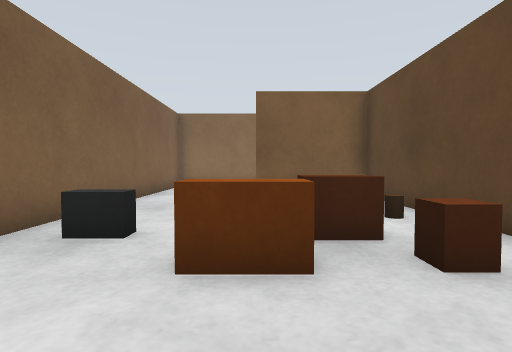
[1] (above)

14 first-person views from a walk through a Gazebo world. The camera is 0.47 m above the floor, tilts 2° down and sees 80° across. The floor is counted in squares, 0.5 m on a side. Each view is taken from the middle of a square. On the plan, view 1 faces up. The plan holds only what a view shows up to about 11 squares ahead; the rest is blank.

[2]
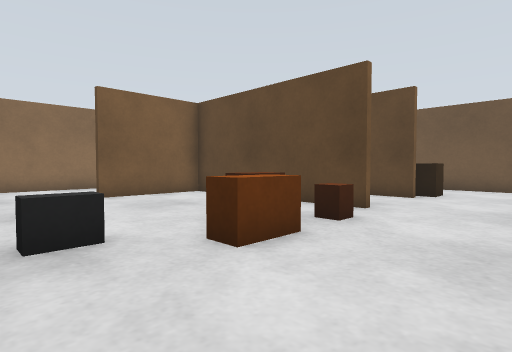

[3]
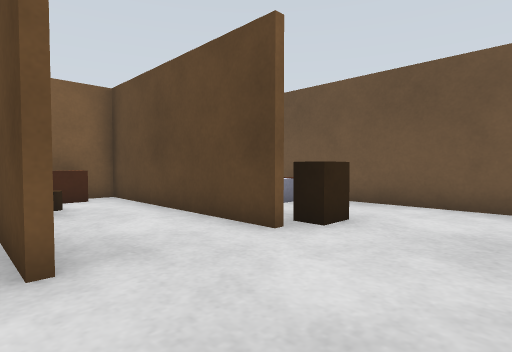

[4]
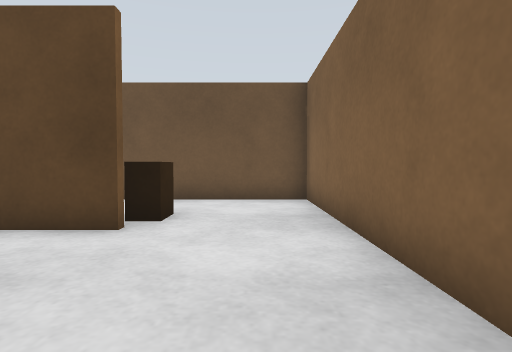

[5]
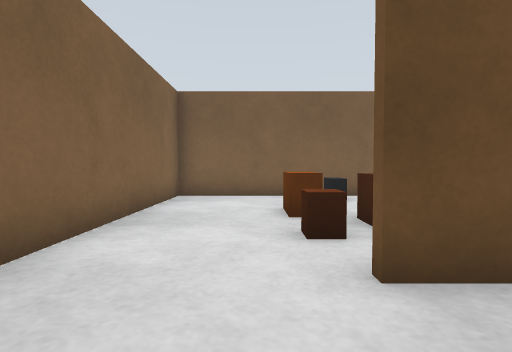

[6]
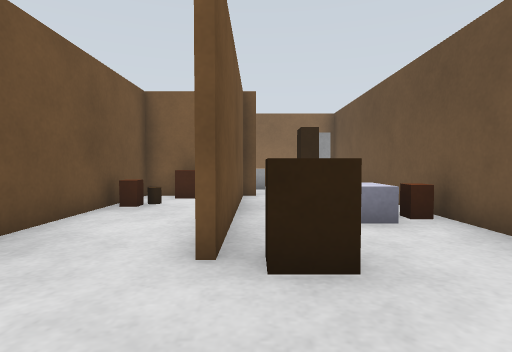

[7]
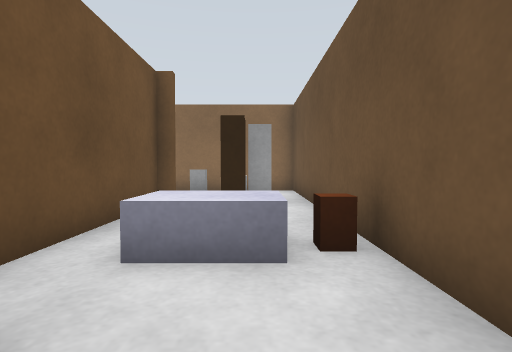

[8]
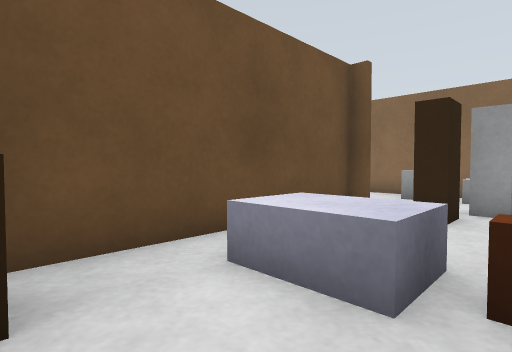

[9]
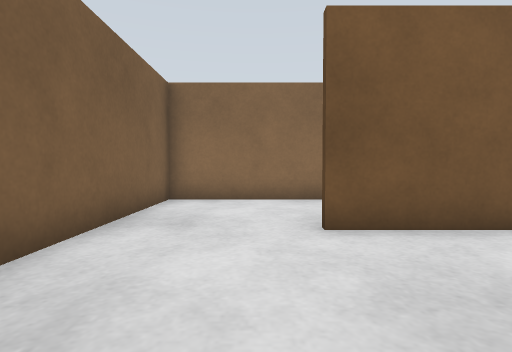

[10]
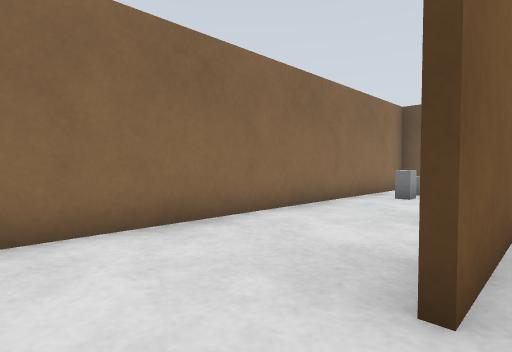

[11]
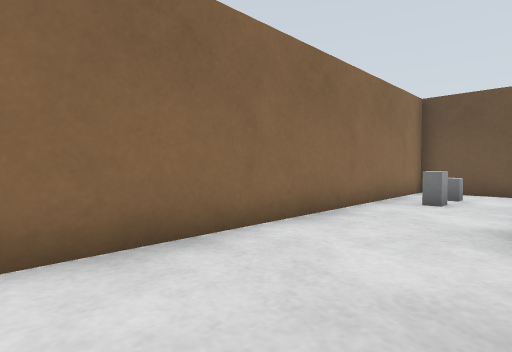

[12]
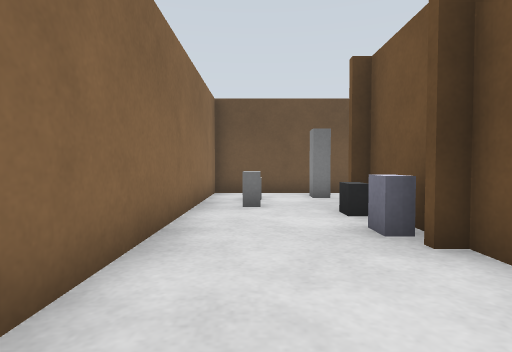

[13]
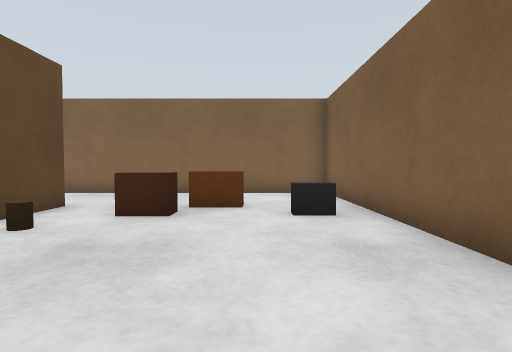

[14]
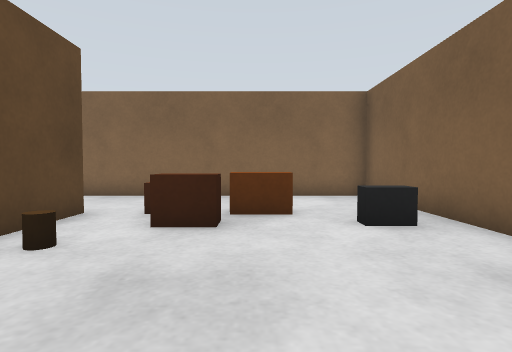

### Floor plan
Ten units are one square. View 1 is at (0, 0); x grows to the right and y downward. Boxes are objects, and circles mark ways between rooms. Rooms are numbered by the first view taken in them; rooms with no view inside come last. Other rooms are left out.
<svg viewBox="-39 -139 149 148">
<path fill="none" stroke="#000" d="M36 -45 36 -30M34 -29 34 -46M34 -64 34 -94 0 -94M64 -34 64 -95M36 -96 36 -74M55 -94 45 -94M-34 -95 -34 4 104 4 104 -55M44 -96 55 -96M66 -95 66 -34M28 -96 36 -96M104 -55 104 -134 -34 -134 -34 -95"/>
<rect x="-25" y="-45" width="10" height="10" fill="#bbb"><title>TV cabinet</title></rect>
<rect x="-5" y="-35" width="10" height="10" fill="#bbb"><title>brown box</title></rect>
<rect x="5" y="-45" width="10" height="10" fill="#bbb"><title>brown box</title></rect>
<rect x="15" y="-35" width="10" height="10" fill="#bbb"><title>brown box</title></rect>
<rect x="25" y="-65" width="10" height="20" fill="#bbb"><title>brown cylinder</title></rect>
<rect x="35" y="-75" width="10" height="10" fill="#bbb"><title>brown cylinder</title></rect>
<rect x="45" y="-75" width="10" height="10" fill="#bbb"><title>brown box</title></rect>
<rect x="45" y="-95" width="10" height="10" fill="#bbb"><title>brown box</title></rect>
<rect x="65" y="-35" width="20" height="10" fill="#bbb"><title>brown box</title></rect>
<rect x="95" y="-55" width="10" height="10" fill="#bbb"><title>brown box</title></rect>
<rect x="35" y="-105" width="10" height="10" fill="#bbb"><title>white box</title></rect>
<rect x="55" y="-105" width="10" height="10" fill="#bbb"><title>dark grey box</title></rect>
<rect x="65" y="-125" width="10" height="10" fill="#bbb"><title>white box</title></rect>
<rect x="75" y="-65" width="20" height="20" fill="#bbb"><title>white box</title></rect>
<rect x="75" y="-95" width="20" height="10" fill="#bbb"><title>wardrobe</title></rect>
<rect x="75" y="-125" width="10" height="10" fill="#bbb"><title>white box</title></rect>
<rect x="85" y="-105" width="10" height="10" fill="#bbb"><title>fridge</title></rect>
<circle cx="-20" cy="-100" r="3" fill="#2a7"/>
<circle cx="83" cy="-50" r="3" fill="#2a7"/>
<text x="20" y="-40">1</text>
<text x="50" y="-110">2</text>
</svg>
Room 1 opens to room 2.

Where each view was taken, in squares from view 1:
view 1: 0 up, 0 right, facing up
view 2: 0 up, 3 left, facing up-right
view 3: 0 up, 3 right, facing up-right
view 4: 1 up, 2 right, facing right
view 5: 2 up, 6 right, facing left
view 6: 0 up, 7 right, facing up
view 7: 2 up, 9 right, facing up
view 8: 3 up, 10 right, facing up-left
view 9: 5 up, 1 left, facing up
view 10: 9 up, 2 left, facing up-right
view 11: 10 up, 1 left, facing up-right
view 12: 12 up, 0 right, facing right
view 13: 10 up, 1 left, facing down
view 14: 9 up, 0 right, facing down
